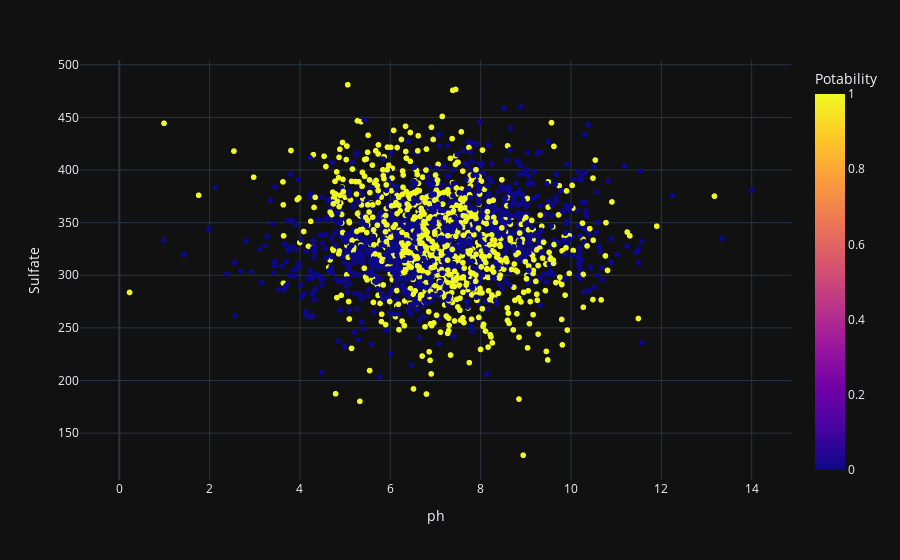

Write notebook code for a chart like this one.
### Code cell
fig = px.scatter(df,x = "ph", y ="Sulfate",color= "Potability", template= "plotly_dark")
fig.show()

### Figure 1 — Plotly figure (JSON) as saved in the notebook; plotly's stock layout.template omitted (floating-point values rounded to 4 significant figures; data arrays with more than 128 entries replaced by an {"elided": "..."} marker saying what was removed)
{"data": [{"hovertemplate": "ph=%{x}<br>Sulfate=%{y}<br>Potability=%{marker.color}<extra></extra>", "legendgroup": "", "marker": {"color": {"elided": "3276 int values"}, "coloraxis": "coloraxis", "symbol": "circle"}, "mode": "markers", "name": "", "showlegend": false, "type": "scattergl", "x": {"elided": "3276 float values"}, "xaxis": "x", "y": {"elided": "3276 float values"}, "yaxis": "y"}], "layout": {"autosize": true, "coloraxis": {"colorbar": {"title": {"text": "Potability"}}, "colorscale": [[0, "#0d0887"], [0.1111, "#46039f"], [0.2222, "#7201a8"], [0.3333, "#9c179e"], [0.4444, "#bd3786"], [0.5556, "#d8576b"], [0.6667, "#ed7953"], [0.7778, "#fb9f3a"], [0.8889, "#fdca26"], [1, "#f0f921"]]}, "legend": {"tracegroupgap": 0}, "margin": {"t": 60}, "xaxis": {"anchor": "y", "autorange": true, "domain": [0, 1], "range": [-0.8498, 14.85], "title": {"text": "ph"}, "type": "linear"}, "yaxis": {"anchor": "x", "autorange": true, "domain": [0, 1], "range": [101.7, 508.3], "title": {"text": "Sulfate"}, "type": "linear"}}}
